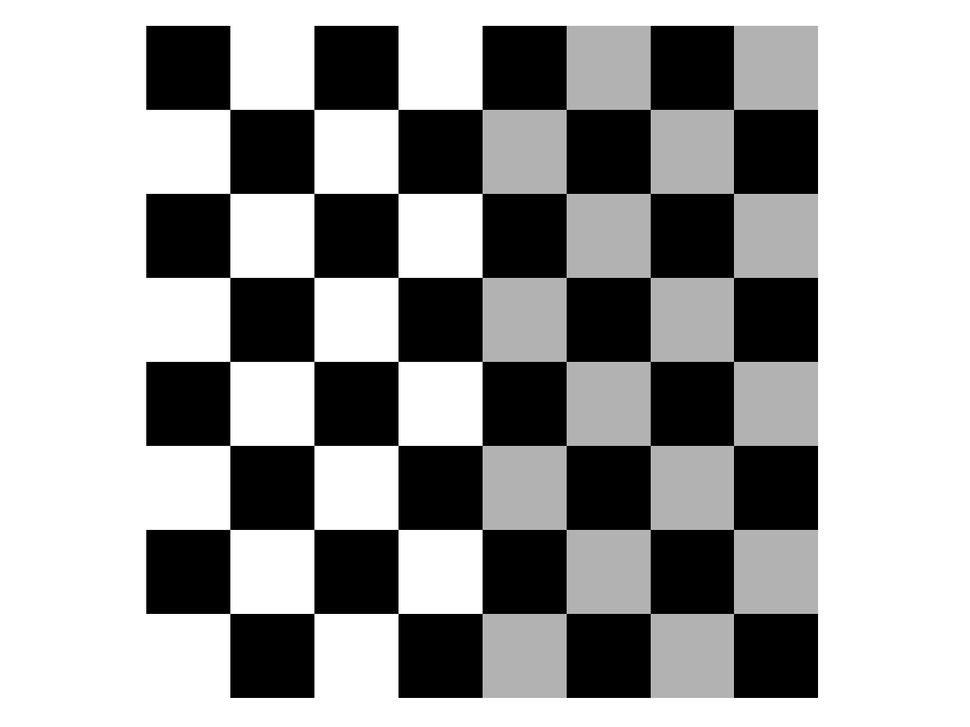
#> input picture checkerboard_101.png, 970 x 727 px, shrunk from 1200 x 900 before the run
$ jupyter execute --allow-errors Nomor4.ipynb   (shell and % lines are left out)   (older library calls are emulated)
#> lines starting #> are read from the running program, lines starting #| are printed output that depends on the picture; after the words box and inside, x2 and y2 are one past the last pixel; in counts of white or black regions, pixels touching at a corner belong together
### Import Library Needed

[cell 1]
%pylab inline
# Import the OpenCV bindings
import cv2
# To Increase the image size
#> (the rest of this cell did not finish here and is left out)

### Load Image

[cell 2]
# Load the Image
im = cv2.imread('checkerboard_101.png')
#> im is the input picture: shape (727, 970, 3); min 0, max 255, mean 161.1
# Convert the image to grayscale
im_gray = cv2.cvtColor(im, cv2.COLOR_BGR2GRAY)
imshow(im)
title('Input Image')
axis('off')

### Filter Image Using Sobel Filter in X-Axis

[cell 3]
# Calculate the gradient in X direction
# I skipped Gaussian Smoothening after the derivative
i_x = cv2.Sobel(im_gray, cv2.CV_64F, 1, 0)
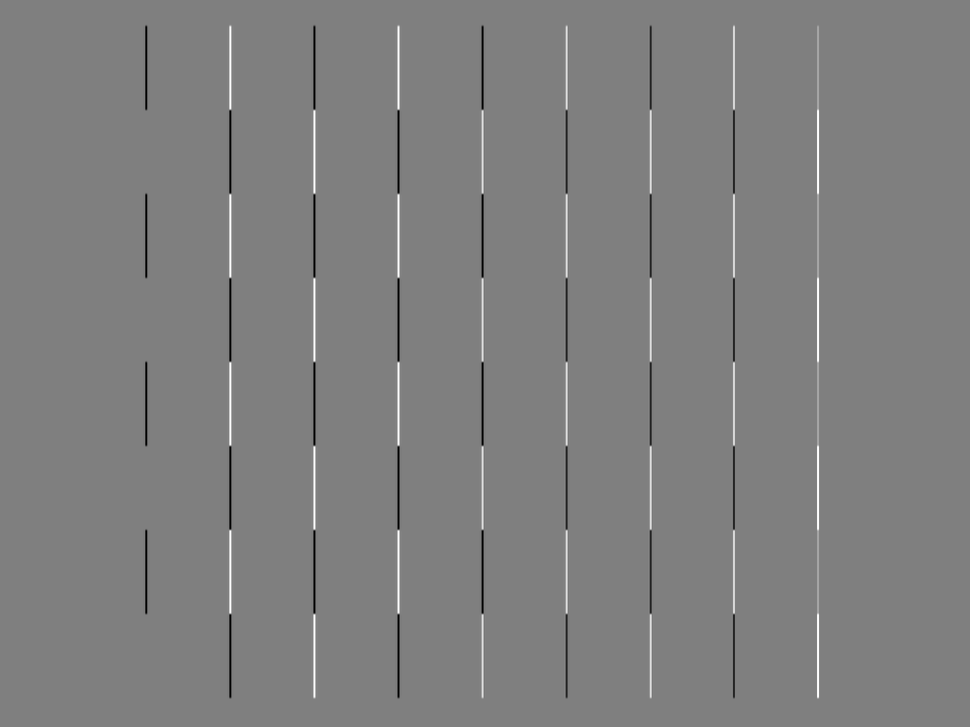
#> i_x: shape (727, 970) float64; min -1020, max 1020, mean 0; drawn with min black and max white
imshow(i_x, cmap=gray())
title('Gradient in X direction')
axis('off')

### Filter Image Using Sobel Filter in Y-Axis

[cell 4]
# Calculate the gradient in Y direction
# I skipped Gaussian Smoothening after the derivative
i_y = cv2.Sobel(im_gray, cv2.CV_64F, 0, 1)
imshow(i_y, cmap=gray())
title('Gradient in Y direction')
axis('off')

### Compute second moment matrix M in a Gaussian window around each pixel

[cell 5]
# Calculate the product of derivates in each direction
i_xx = multiply(i_x, i_x)
i_xy = multiply(i_x, i_y)
i_yy = multiply(i_y, i_y)

### Compute Gaussian derivatives at each pixel

[cell 6]
# Calculate the sum of product of derivates
s_xx = cv2.GaussianBlur(i_xx, (5,5), 0)
s_xy = cv2.GaussianBlur(i_xy, (5,5), 0)
s_yy = cv2.GaussianBlur(i_yy, (5,5), 0)
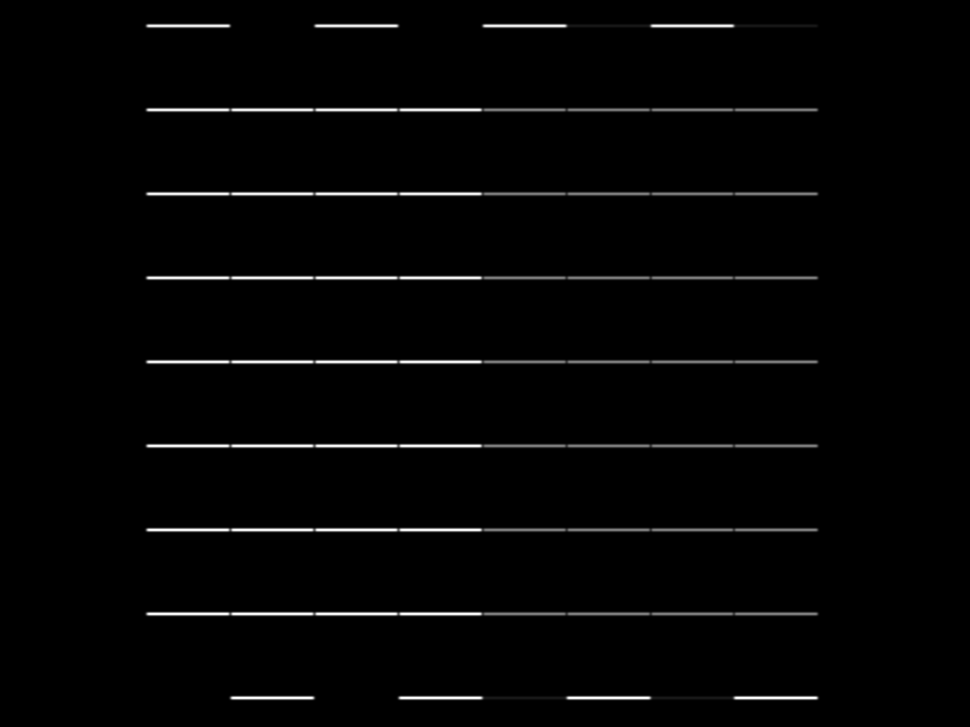
#> s_yy: shape (727, 970) float64; min 0, max 610774, mean 11015; drawn with min black and max white

### Compute corner response function R

[cell 7]
# Compute the response of the detector at each point
k = .04 # Recommended value between .04 and .06
det_h = multiply(s_xx, s_yy) - multiply(s_xy, s_xy)
trace_h = s_xx + s_yy
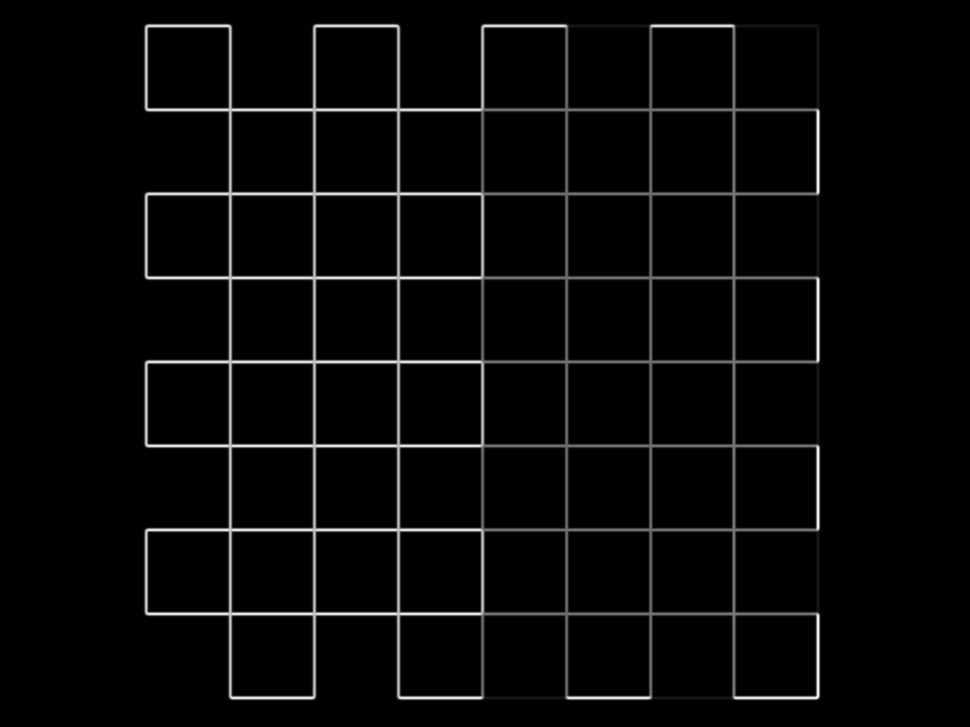
#> trace_h: shape (727, 970) float64; min 0, max 661153.9, mean 20750.9; drawn with min black and max white
R = det_h - k*multiply(trace_h, trace_h)
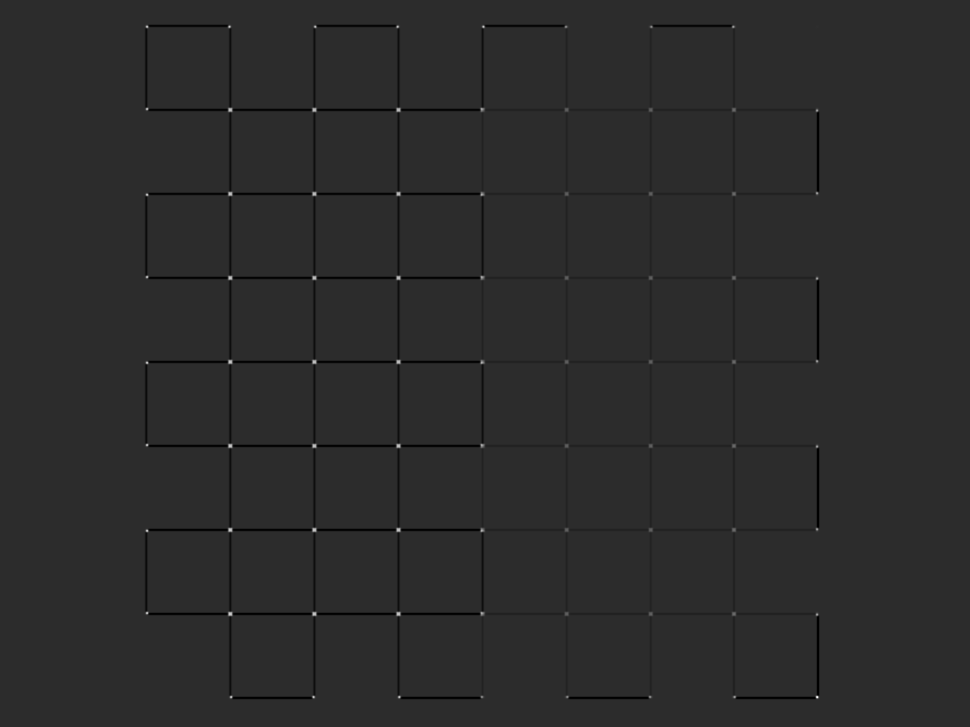
#> R: shape (727, 970) float64; min -1.53e+10, max 7.18e+10, mean -244725426.9; drawn with min black and max white

### Threshold R

[cell 8]
# Threshold the image
ratio = .2 # Number to tweak
thresh = abs(R) > ratio * abs(R).max()
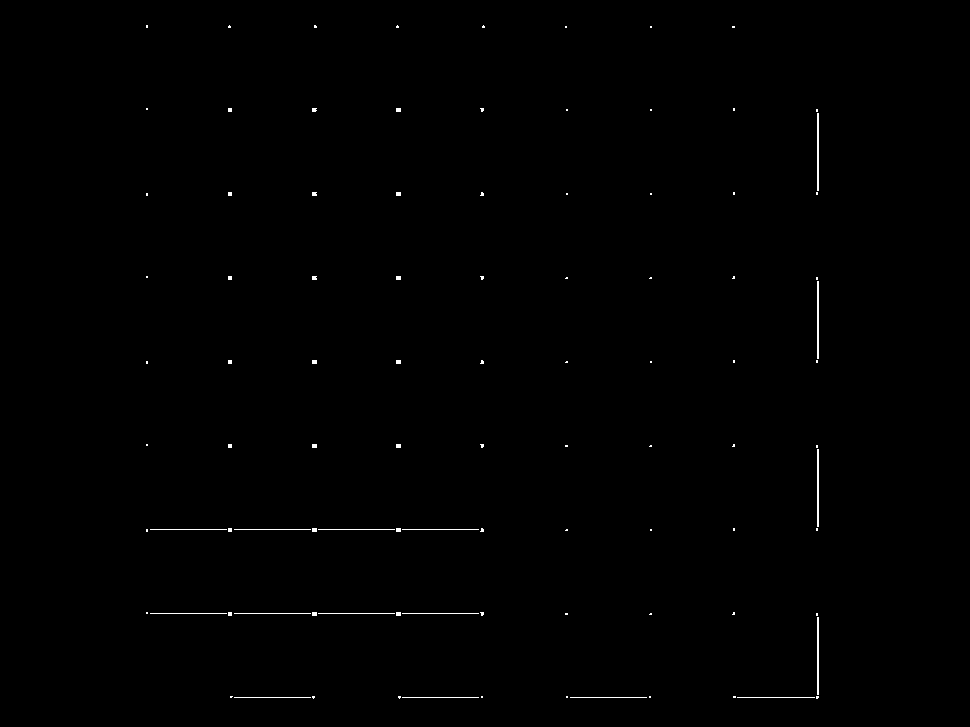
#> thresh: shape (727, 970) bool; 0.33% white in thin lines or dots, all inside (x1, y1, x2, y2) = (146, 25, 819, 699)
imshow(thresh, cmap=gray())
title('Thresholded Image')
axis('off')

### Find local maxima of response function (non-maximum suppression)

[cell 9]
# Get the indexes of the non zero values
non_zero_cords = np.nonzero(thresh)
#> non_zero_cords = 2302 positions, rows 25 to 698, columns 146 to 818

# Tupled Co-ordinates
tuple_cords = [(i, j) for i,j in zip(non_zero_cords[0], non_zero_cords[1])]
#> tuple_cords = 2302 pairs, first value 25 to 698, second value 146 to 818
# Values at the these co-ordinates
values = [abs(R)[i, j] for i, j in tuple_cords]
#> values = 2302 values, max 7.18e+10 at index 2296, min 1.44e+10 at index 384, mean 1.99e+10
# Sort the co-ordinates based on the R values
sorted_cords = [tuple_cords[i] for i in argsort(values)[::-1]]
#> sorted_cords has the same summary as tuple_cords
# Set Distance to perform NMS
# Any point with this distance of an
# already selected point will be suppressed
distance = 10 # Number to tweak
# List to hold the cords after NMS
nms_cords = []
nms_cords.append(sorted_cords[0])
for cord in sorted_cords:
    for nms_cord in nms_cords:
        if abs(cord[0]-nms_cord[0]) < distance and abs(cord[1]-nms_cord[1]) < distance:
            break
    else:
        nms_cords.append(cord)
#> this loop made 2302 passes
#> cord on passes 1 to 3: (697, 817), (696, 817), (26, 229)
#> after the loop, nms_cords = 165 pairs, first value 26 to 697, second value 147 to 818
print("Number of points detected before NMS = {} ".format(sum(thresh)))
#| Number of points detected before NMS = 2302
print("Number of points detected after NMS = {} ".format(len(nms_cords)))
#| Number of points detected after NMS = 165

[cell 10]
# Draw the image with the detected corners
for nms_cord in nms_cords:
    cv2.circle(im, (nms_cord[1], nms_cord[0]), 4, (0, 0, 255), -1)
#> this loop made 165 passes
#> nms_cord on passes 1 to 3: (697, 817), (26, 229), (614, 229)
imshow(cv2.cvtColor(im, cv2.COLOR_BGR2RGB))
title('Input Image with detected features')
axis('off')
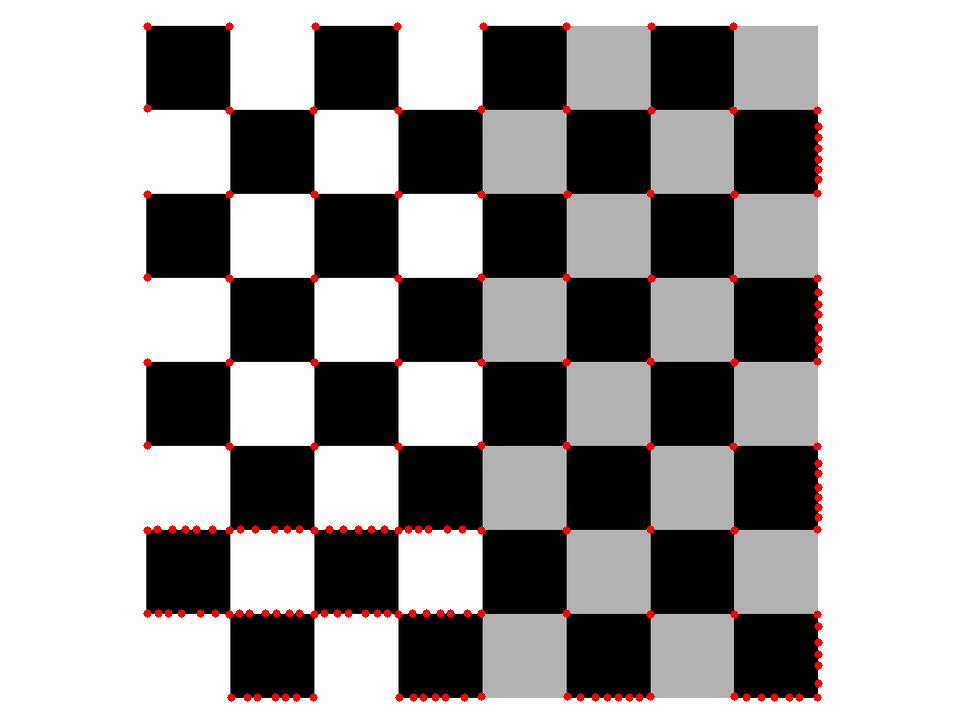
#> shown: shape (727, 970, 3); mean R, G, B 162.6, 159.7, 159.7
